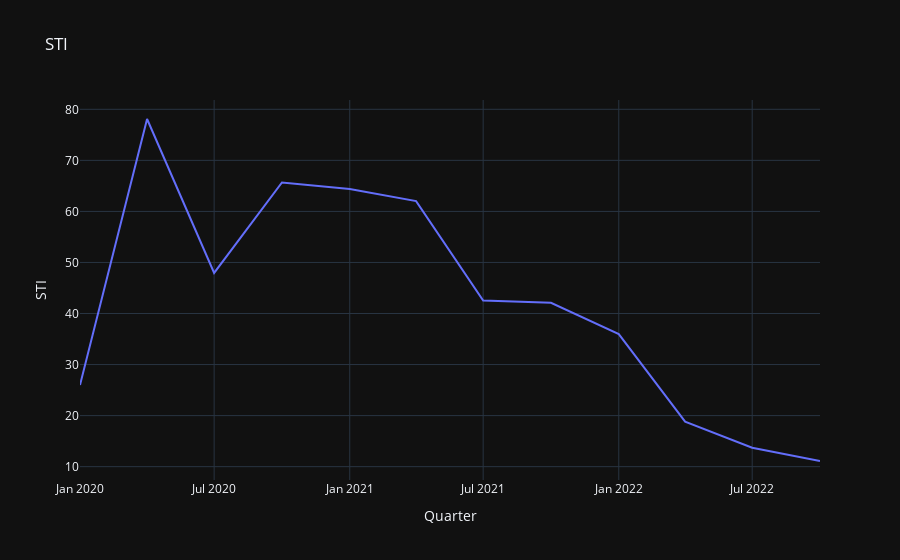

The code cell stored with this chart in its notebook:
### Code cell
fig_4 = px.line(data_quarterly, x="Quarter", y="STI", title='STI', template=template)
fig_4.show()

### Figure 1 — Plotly figure (JSON) as saved in the notebook; plotly's stock layout.template omitted (floating-point values rounded to 4 significant figures)
{"data": [{"hovertemplate": "Quarter=%{x}<br>STI=%{y}<extra></extra>", "legendgroup": "", "line": {"color": "#636efa", "dash": "solid"}, "marker": {"symbol": "circle"}, "mode": "lines", "name": "", "orientation": "v", "showlegend": false, "type": "scatter", "x": ["2020-01-01T00:00:00", "2020-04-01T00:00:00", "2020-07-01T00:00:00", "2020-10-01T00:00:00", "2021-01-01T00:00:00", "2021-04-01T00:00:00", "2021-07-01T00:00:00", "2021-10-01T00:00:00", "2022-01-01T00:00:00", "2022-04-01T00:00:00", "2022-07-01T00:00:00", "2022-10-01T00:00:00"], "xaxis": "x", "y": [25.97, 78.1, 47.95, 65.66, 64.39, 62.02, 42.55, 42.11, 35.97, 18.81, 13.7, 11.11], "yaxis": "y"}], "layout": {"legend": {"tracegroupgap": 0}, "title": {"text": "STI"}, "xaxis": {"anchor": "y", "domain": [0, 1], "title": {"text": "Quarter"}}, "yaxis": {"anchor": "x", "domain": [0, 1], "title": {"text": "STI"}}}}
